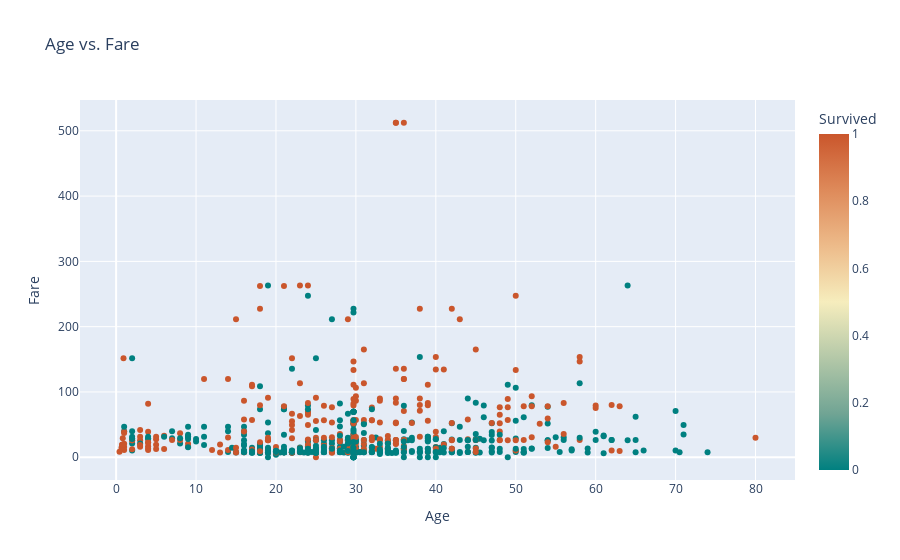

Notebook code cell kept with this figure:
### Code cell
fig = ex.scatter(df, x='Age', y='Fare', color='Survived', title='Age vs. Fare',
                 labels={'Age': 'Age', 'Fare': 'Fare', 'Survived': 'Survived'},
                 color_continuous_scale='geyser'
                 )
fig.show()

### Figure 1 — Plotly figure (JSON) as saved in the notebook; plotly's stock layout.template omitted (floating-point values rounded to 4 significant figures; data arrays with more than 128 entries replaced by an {"elided": "..."} marker saying what was removed)
{"data": [{"hovertemplate": "Age=%{x}<br>Fare=%{y}<br>Survived=%{marker.color}<extra></extra>", "legendgroup": "", "marker": {"color": {"elided": "891 int values"}, "coloraxis": "coloraxis", "symbol": "circle"}, "mode": "markers", "name": "", "orientation": "v", "showlegend": false, "type": "scatter", "x": {"elided": "891 float values"}, "xaxis": "x", "y": {"elided": "891 float values"}, "yaxis": "y"}], "layout": {"autosize": true, "coloraxis": {"colorbar": {"title": {"text": "Survived"}}, "colorscale": [[0, "rgb(0, 128, 128)"], [0.1667, "rgb(112, 164, 148)"], [0.3333, "rgb(180, 200, 168)"], [0.5, "rgb(246, 237, 189)"], [0.6667, "rgb(237, 187, 138)"], [0.8333, "rgb(222, 138, 90)"], [1, "rgb(202, 86, 44)"]]}, "legend": {"tracegroupgap": 0}, "title": {"text": "Age vs. Fare"}, "xaxis": {"anchor": "y", "autorange": true, "domain": [0, 1], "range": [-4.679, 85.1], "title": {"text": "Age"}, "type": "linear"}, "yaxis": {"anchor": "x", "autorange": true, "domain": [0, 1], "range": [-42.28, 554.6], "title": {"text": "Fare"}, "type": "linear"}}}
